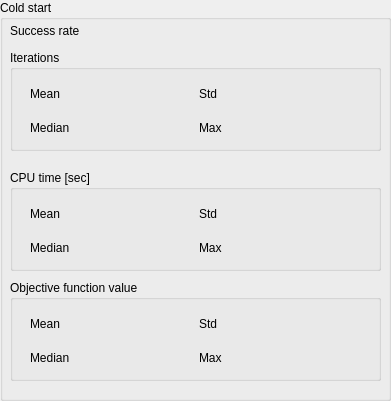
           <widget class="QGroupBox" name="groupBox_cold_ret">
            <property name="geometry">
             <rect>
              <x>10</x>
              <y>10</y>
              <width>391</width>
              <height>401</height>
             </rect>
            </property>
            <property name="title">
             <string>Cold start</string>
            </property>
            <widget class="QGroupBox" name="groupBox_iter_cold_ret">
             <property name="geometry">
              <rect>
               <x>10</x>
               <y>50</y>
               <width>371</width>
               <height>101</height>
              </rect>
             </property>
             <property name="title">
              <string>Iterations</string>
             </property>
             <widget class="QWidget" name="layoutWidget_33">
              <property name="geometry">
               <rect>
                <x>20</x>
                <y>30</y>
                <width>331</width>
                <height>61</height>
               </rect>
              </property>
              <layout class="QVBoxLayout" name="verticalLayout_43">
               <item>
                <layout class="QHBoxLayout" name="horizontalLayout_199">
                 <item>
                  <layout class="QHBoxLayout" name="horizontalLayout_200">
                   <item>
                    <widget class="QLabel" name="label_iter_mean_cold_ret">
                     <property name="text">
                      <string>Mean</string>
                     </property>
                    </widget>
                   </item>
                   <item>
                    <widget class="QLabel" name="label_iter_mean_cold_ret_value">
                     <property name="text">
                      <string/>
                     </property>
                    </widget>
                   </item>
                  </layout>
                 </item>
                 <item>
                  <layout class="QHBoxLayout" name="horizontalLayout_201">
                   <item>
                    <widget class="QLabel" name="label_iter_std_cold_ret">
                     <property name="text">
                      <string>Std</string>
                     </property>
                    </widget>
                   </item>
                   <item>
                    <widget class="QLabel" name="label_iter_std_cold_ret_value">
                     <property name="text">
                      <string/>
                     </property>
                    </widget>
                   </item>
                  </layout>
                 </item>
                </layout>
               </item>
               <item>
                <layout class="QHBoxLayout" name="horizontalLayout_202">
                 <item>
                  <layout class="QHBoxLayout" name="horizontalLayout_203">
                   <item>
                    <widget class="QLabel" name="label_iter_median_cold_ret">
                     <property name="text">
                      <string>Median</string>
                     </property>
                    </widget>
                   </item>
                   <item>
                    <widget class="QLabel" name="label_iter_median_cold_ret_value">
                     <property name="text">
                      <string/>
                     </property>
                    </widget>
                   </item>
                  </layout>
                 </item>
                 <item>
                  <layout class="QHBoxLayout" name="horizontalLayout_204">
                   <item>
                    <widget class="QLabel" name="label_iter_max_cold_ret">
                     <property name="text">
                      <string>Max</string>
                     </property>
                    </widget>
                   </item>
                   <item>
                    <widget class="QLabel" name="label_iter_max_cold_ret_value">
                     <property name="text">
                      <string/>
                     </property>
                    </widget>
                   </item>
                  </layout>
                 </item>
                </layout>
               </item>
              </layout>
             </widget>
            </widget>
            <widget class="QGroupBox" name="groupBox_cpu_cold_ret">
             <property name="geometry">
              <rect>
               <x>10</x>
               <y>170</y>
               <width>371</width>
               <height>101</height>
              </rect>
             </property>
             <property name="title">
              <string>CPU time [sec]</string>
             </property>
             <widget class="QWidget" name="layoutWidget_34">
              <property name="geometry">
               <rect>
                <x>20</x>
                <y>30</y>
                <width>331</width>
                <height>61</height>
               </rect>
              </property>
              <layout class="QVBoxLayout" name="verticalLayout_44">
               <item>
                <layout class="QHBoxLayout" name="horizontalLayout_205">
                 <item>
                  <layout class="QHBoxLayout" name="horizontalLayout_206">
                   <item>
                    <widget class="QLabel" name="label_cpu_mean_cold_ret">
                     <property name="text">
                      <string>Mean</string>
                     </property>
                    </widget>
                   </item>
                   <item>
                    <widget class="QLabel" name="label_cpu_mean_cold_ret_value">
                     <property name="text">
                      <string/>
                     </property>
                    </widget>
                   </item>
                  </layout>
                 </item>
                 <item>
                  <layout class="QHBoxLayout" name="horizontalLayout_207">
                   <item>
                    <widget class="QLabel" name="label_cpu_std_cold_ret">
                     <property name="text">
                      <string>Std</string>
                     </property>
                    </widget>
                   </item>
                   <item>
                    <widget class="QLabel" name="label_cpu_std_cold_ret_value">
                     <property name="text">
                      <string/>
                     </property>
                    </widget>
                   </item>
                  </layout>
                 </item>
                </layout>
               </item>
               <item>
                <layout class="QHBoxLayout" name="horizontalLayout_208">
                 <item>
                  <layout class="QHBoxLayout" name="horizontalLayout_209">
                   <item>
                    <widget class="QLabel" name="label_cpu_median_cold_ret">
                     <property name="text">
                      <string>Median</string>
                     </property>
                    </widget>
                   </item>
                   <item>
                    <widget class="QLabel" name="label_cpu_median_cold_ret_value">
                     <property name="text">
                      <string/>
                     </property>
                    </widget>
                   </item>
                  </layout>
                 </item>
                 <item>
                  <layout class="QHBoxLayout" name="horizontalLayout_210">
                   <item>
                    <widget class="QLabel" name="label_cpu_max_cold_ret">
                     <property name="text">
                      <string>Max</string>
                     </property>
                    </widget>
                   </item>
                   <item>
                    <widget class="QLabel" name="label_cpu_max_cold_ret_value">
                     <property name="text">
                      <string/>
                     </property>
                    </widget>
                   </item>
                  </layout>
                 </item>
                </layout>
               </item>
              </layout>
             </widget>
            </widget>
            <widget class="QGroupBox" name="groupBox_obj_cold_ret">
             <property name="geometry">
              <rect>
               <x>10</x>
               <y>280</y>
               <width>371</width>
               <height>101</height>
              </rect>
             </property>
             <property name="title">
              <string>Objective function value</string>
             </property>
             <widget class="QWidget" name="layoutWidget_35">
              <property name="geometry">
               <rect>
                <x>20</x>
                <y>30</y>
                <width>331</width>
                <height>61</height>
               </rect>
              </property>
              <layout class="QVBoxLayout" name="verticalLayout_45">
               <item>
                <layout class="QHBoxLayout" name="horizontalLayout_211">
                 <item>
                  <layout class="QHBoxLayout" name="horizontalLayout_212">
                   <item>
                    <widget class="QLabel" name="label_obj_mean_cold_ret">
                     <property name="text">
                      <string>Mean</string>
                     </property>
                    </widget>
                   </item>
                   <item>
                    <widget class="QLabel" name="label_obj_mean_cold_ret_value">
                     <property name="text">
                      <string/>
                     </property>
                    </widget>
                   </item>
                  </layout>
                 </item>
                 <item>
                  <layout class="QHBoxLayout" name="horizontalLayout_213">
                   <item>
                    <widget class="QLabel" name="label_obj_std_cold_ret">
                     <property name="text">
                      <string>Std</string>
                     </property>
                    </widget>
                   </item>
                   <item>
                    <widget class="QLabel" name="label_obj_std_cold_ret_value">
                     <property name="text">
                      <string/>
                     </property>
                    </widget>
                   </item>
                  </layout>
                 </item>
                </layout>
               </item>
               <item>
                <layout class="QHBoxLayout" name="horizontalLayout_214">
                 <item>
                  <layout class="QHBoxLayout" name="horizontalLayout_215">
                   <item>
                    <widget class="QLabel" name="label_obj_median_cold_ret">
                     <property name="text">
                      <string>Median</string>
                     </property>
                    </widget>
                   </item>
                   <item>
                    <widget class="QLabel" name="label_obj_median_cold_ret_value">
                     <property name="text">
                      <string/>
                     </property>
                    </widget>
                   </item>
                  </layout>
                 </item>
                 <item>
                  <layout class="QHBoxLayout" name="horizontalLayout_216">
                   <item>
                    <widget class="QLabel" name="label_obj_max_cold_ret">
                     <property name="text">
                      <string>Max</string>
                     </property>
                    </widget>
                   </item>
                   <item>
                    <widget class="QLabel" name="label_obj_max_cold_ret_value">
                     <property name="text">
                      <string/>
                     </property>
                    </widget>
                   </item>
                  </layout>
                 </item>
                </layout>
               </item>
              </layout>
             </widget>
            </widget>
            <widget class="QWidget" name="layoutWidget_36">
             <property name="geometry">
              <rect>
               <x>10</x>
               <y>20</y>
               <width>201</width>
               <height>21</height>
              </rect>
             </property>
             <layout class="QHBoxLayout" name="horizontalLayout_217">
              <item>
               <widget class="QLabel" name="label_rate_cold_ret">
                <property name="text">
                 <string>Success rate</string>
                </property>
               </widget>
              </item>
              <item>
               <widget class="QLabel" name="label_rate_cold_ret_value">
                <property name="text">
                 <string/>
                </property>
               </widget>
              </item>
             </layout>
            </widget>
           </widget>
